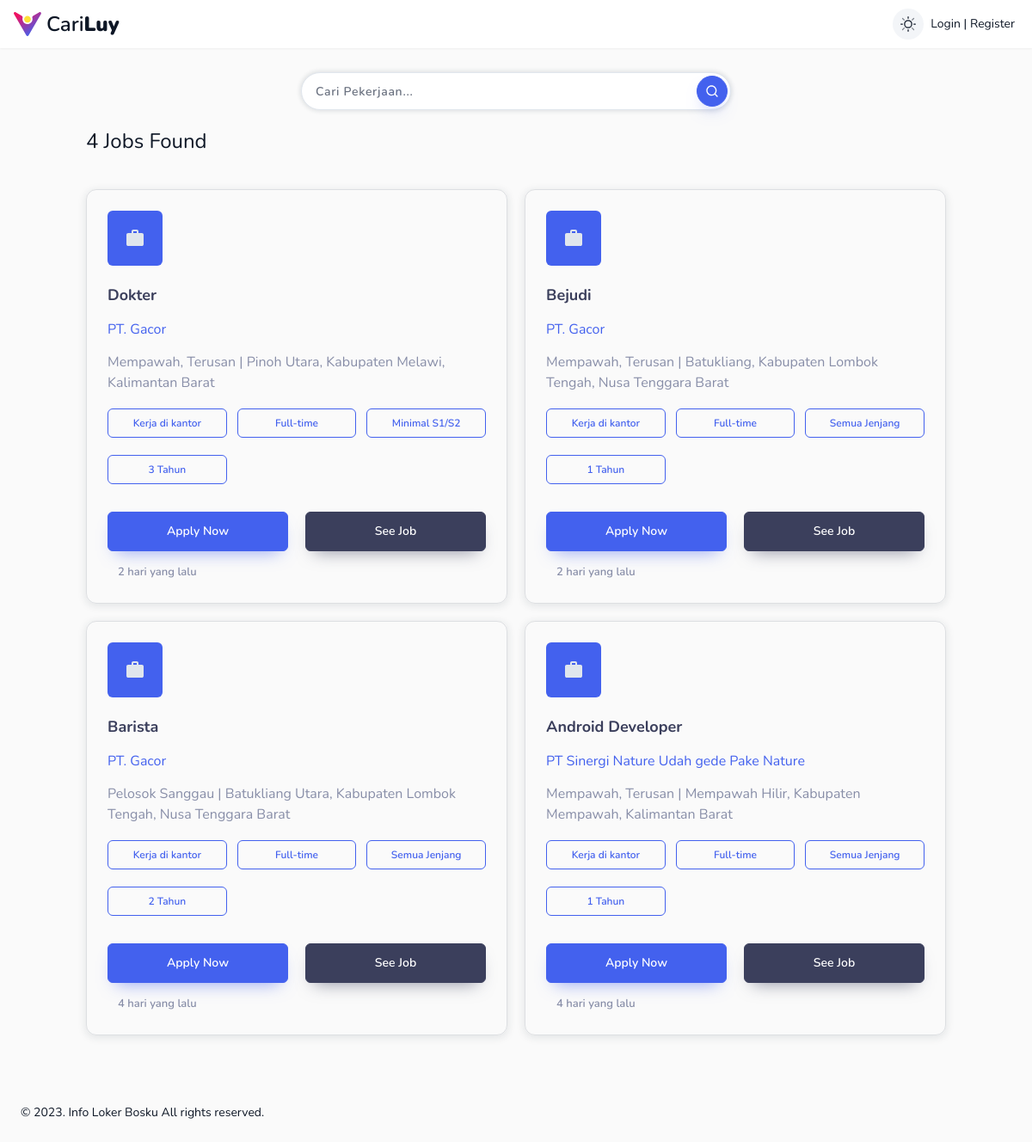
The page / on the database its author committed.
### tables this page shows
CREATE TABLE `loker` (
  `id_loker` varchar(50) NOT NULL,
  `nama_pekerjaan` varchar(200) NOT NULL,
  `nama_perusahaan` varchar(150) NOT NULL,
  `provinsi` varchar(100) NOT NULL,
  `kabupaten` varchar(100) NOT NULL,
  `kota` varchar(100) NOT NULL,
  `lokasi` text DEFAULT NULL,
  `gaji` varchar(200) NOT NULL,
  `benefit` varchar(255) DEFAULT NULL,
  `tunjangan` text DEFAULT NULL,
  `keuntungan` text DEFAULT NULL,
  `deskripsi` text NOT NULL,
  `tipe_kerja` varchar(50) NOT NULL,
  `kebijakan` varchar(50) NOT NULL,
  `hari_kerja` varchar(100) DEFAULT NULL,
  `jam_kerja` varchar(100) DEFAULT NULL,
  `pendidikan` varchar(150) NOT NULL,
  `pengalaman` varchar(50) NOT NULL,
  `jenis_kelamin` enum('Laki - Laki','Perempuan','Semua Jenis Kelamin') NOT NULL,
  `usia` int(20) NOT NULL,
  `skills` varchar(100) NOT NULL,
  `kategori` varchar(50) NOT NULL,
  `tgl_loker` date NOT NULL DEFAULT current_timestamp(),
  `tgl_akhir_loker` date DEFAULT NULL,
  `created_at` timestamp NOT NULL DEFAULT current_timestamp(),
  `updated_at` timestamp NOT NULL DEFAULT current_timestamp() ON UPDATE current_timestamp()
);

### application/controllers/Beranda.php (called while the page is built, shortened)
<?php
class Beranda extends CI_Controller
{
	public function __construct()
	{
		$this->load->helper('tglindo_helper');
		$this->load->model("Pelamar_model");
		$this->load->model("Beranda_model");
		$this->load->model("Loker_model");
		$this->load->library('encryption');
	}
	public function index()
	{
		$data = array(
			'record' => $this->Loker_model->read('loker'),
			'title' => 'CariKerja'
		);
		$this->load->view('beranda_view', $data);
	}
}

### index.php (called while the page is built, shortened)
<?php
require_once BASEPATH.'core/CodeIgniter.php';

### application/models/Loker_model.php (called while the page is built, shortened)
<?php
class Loker_model extends CI_Model
{
    public function read($table)
    {
        $this->db->from($table);
        $this->db->order_by('id_loker', 'DESC');
        $query = $this->db->get();
        if ($query->num_rows() > 0) {
            foreach ($query->result_array() as $row) {
                $data[] = $row;
            }
        } else {
            $data = NULL;
        }
        return $data;
    }
}

### application/helpers/tglindo_helper.php (called while the page is built, shortened)
<?php if (!defined('BASEPATH')) exit('No direct script access allowed');
if (!function_exists('tgl_indo')) {
  function time_since($original)
  {
    $now = time();
    $timestamp = strtotime($original);
    $diff = $now - $timestamp;
    $minute = 60;
    $hour = $minute * 60;
    $day = $hour * 24;
    $month = $day * 30;
    $year = $day * 365;
    if ($diff > $year) {
      $result = floor($diff / $year);
      return $result == 1 ? '1 tahun yang lalu' : $result . ' tahun yang lalu';
    } elseif ($diff > $month) {
      $result = floor($diff / $month);
      return $result == 1 ? '1 bulan yang lalu' : $result . ' bulan yang lalu';
    } elseif ($diff > $day) {
      $result = floor($diff / $day);
      return $result == 1 ? '1 hari yang lalu' : $result . ' hari yang lalu';
    } elseif ($diff > $hour) {
      $result = floor($diff / $hour);
      return $result == 1 ? '1 jam yang lalu' : $result . ' jam yang lalu';
    } elseif ($diff > $minute) {
      $result = floor($diff / $minute);
      return $result == 1 ? '1 menit yang lalu' : $result . ' menit yang lalu';
    } else {
      return 'Baru saja';
    }
  }
}

### application/views/beranda_view.php (the view, shortened to what this page needs)
<!DOCTYPE html>
<html lang="en">
<head>
	<link href="https://cdn.jsdelivr.net/npm/select2@4.1.0-rc.0/dist/css/select2.min.css" rel="stylesheet" />
</head>
<body x-data="main" class="relative overflow-x-hidden font-nunito text-sm font-normal antialiased" :class="[ $store.app.sidebar ? 'toggle-sidebar' : '', $store.app.theme === 'dark' || $store.app.isDarkMode ?  'dark' : '', $store.app.menu, $store.app.layout,$store.app.rtlClass]">
	<div class="main-container min-h-screen text-black dark:text-white-dark" :class="[$store.app.navbar]">
		<div class="container px-3" :class="[$store.app.animation]">
			<div class="mt-7">
				<form class="mx-auto w-full sm:w-1/2 mb-5" action="<?= base_url('search') ?>">
					<div class=" relative">
						<input type="text" placeholder="Cari Pekerjaan..." name="fr" class="form-input shadow-[0_0_4px_2px_rgb(31_45_61_/_10%)] bg-white rounded-full h-11 placeholder:tracking-wider" id="autocompleteInput" />
						<button type="submit" class="btn btn-primary absolute ltr:right-1 rtl:left-1 inset-y-0 m-auto rounded-full w-9 h-9 p-0 flex items-center justify-center">
						</button>
					</div>
				</form>
				<?php if (empty($record)) : ?>
					<h1 class="text-2xl dark:text-white">Jobs Not Found</h1>
				<?php else : ?>
					<h1 class="text-2xl dark:text-white"><?= count($record) ?> Jobs Found</h1>
				<?php endif ?>
			</div>
			<?php if (!empty($record)) : ?>
				<div class="grid xl:grid-cols-3 lg:grid-cols-2 md:grid-cols-2 grid-cols-1 mt-10 gap-5">
					<?php foreach ($record as $row) : ?>
						<div class="border dark:bg-white border-gray-500/20 rounded-xl shadow-[rgb(31_45_61_/_10%)_0px_2px_10px_1px] dark:shadow-[0_2px_11px_0_rgb(6_8_24_/_39%)] p-6 ">
							<div class="bg-primary text-white-light w-16 h-16 rounded-md flex items-center justify-center">
								<svg xmlns="http://www.w3.org/2000/svg" width="24" height="24" viewBox="0 0 24 24">
									<path fill="currentColor" d="M4 21q-.825 0-1.412-.587T2 19V8q0-.825.588-1.412T4 6h4V4q0-.825.588-1.412T10 2h4q.825 0 1.413.588T16 4v2h4q.825 0 1.413.588T22 8v11q0 .825-.587 1.413T20 21zm6-15h4V4h-4z" />
								</svg>
							</div>
							<h5 class="text-dark text-lg font-bold mb-3.5 dark:text-white-light mt-5"><?= $row['nama_pekerjaan']; ?></h5>
							<p class="text-primary text-[15px] mb-3.5 text-base "><?= $row['nama_perusahaan']; ?></p>
							<p class="text-white-dark text-[15px] mb-3.5 text-base ">
								<?= $row['lokasi']  ?> | <?= ucwords($row['kota']) . ', ' . ucwords($row['kabupaten']) . ', ' . ucwords($row['provinsi']) ?></p>
							<div class=" grid grid-cols-3 mb-7 gap-3">
								<span class="badge badge-outline-primary rounded-md text-center py-2"><?= $row['kebijakan'] ?></span>
								<span class="badge badge-outline-primary rounded-md text-center py-2"><?= $row['tipe_kerja'] ?></span>
								<span class="badge badge-outline-primary rounded-md text-center py-2"><?= $row['pendidikan'] ?></span>
								<span class="badge badge-outline-primary rounded-md text-center py-2"><?= $row['pengalaman'] ?> Tahun</span>
							</div>
							<div class="flex md:flex-row flex-col items-start justify-start gap-5 mb-3">
								<?php
								$encrypted_id = urlencode(base64_encode($this->encryption->encrypt($row['id_loker']))); ?>
								<a href="<?= base_url('detail/') ?><?= $encrypted_id ?>/<?= url_title($row['nama_pekerjaan']); ?>" class="btn btn-primary py-3 w-full">Apply Now</a>
								<a href="<?= base_url('detail/') ?><?= $encrypted_id ?>/<?= url_title($row['nama_pekerjaan']); ?>" class="btn btn-dark py-3 w-full">See Job</a>
							</div>
							<div class="flex items-center font-semibold gap-3 mt-2">
								<p class="text-white-dark text-base" style="font-size: 13px; text-align:right;">
									<?= time_since($row['created_at']); ?>
								</p>
							</div>
						</div>
					<?php endforeach ?>
				<?php else : ?>
				<?php endif ?>
				</div>
		</div>
	</div>
</body>
</html>

### rows shown on the page
loker: nama_pekerjaan "Dokter", nama_perusahaan "PT. Gacor", lokasi "Mempawah, Terusan", kota "Pinoh Utara", kabupaten "Kabupaten Melawi", provinsi "Kalimantan Barat", kebijakan "Kerja di kantor", tipe_kerja "Full-time", pendidikan "Minimal S1/S2", pengalaman "3", created_at "2 hari yang lalu"
loker: nama_pekerjaan "Bejudi", nama_perusahaan "PT. Gacor", lokasi "Mempawah, Terusan", kota "Batukliang", kabupaten "Kabupaten Lombok Tengah", provinsi "Nusa Tenggara Barat", kebijakan "Kerja di kantor", tipe_kerja "Full-time", pendidikan "Semua Jenjang", pengalaman "1", created_at "2 hari yang lalu"
loker: nama_pekerjaan "Barista", nama_perusahaan "PT. Gacor", lokasi "Pelosok Sanggau", kota "Batukliang Utara", kabupaten "Kabupaten Lombok Tengah", provinsi "Nusa Tenggara Barat", kebijakan "Kerja di kantor", tipe_kerja "Full-time", pendidikan "Semua Jenjang", pengalaman "2", created_at "4 hari yang lalu"
loker: nama_pekerjaan "Android Developer", nama_perusahaan "PT Sinergi Nature Udah gede Pake Nature", lokasi "Mempawah, Terusan", kota "Mempawah Hilir", kabupaten "Kabupaten Mempawah", provinsi "Kalimantan Barat", kebijakan "Kerja di kantor", tipe_kerja "Full-time", pendidikan "Semua Jenjang", pengalaman "1", created_at "4 hari yang lalu"

### other values the page prints
count($record) "4"
